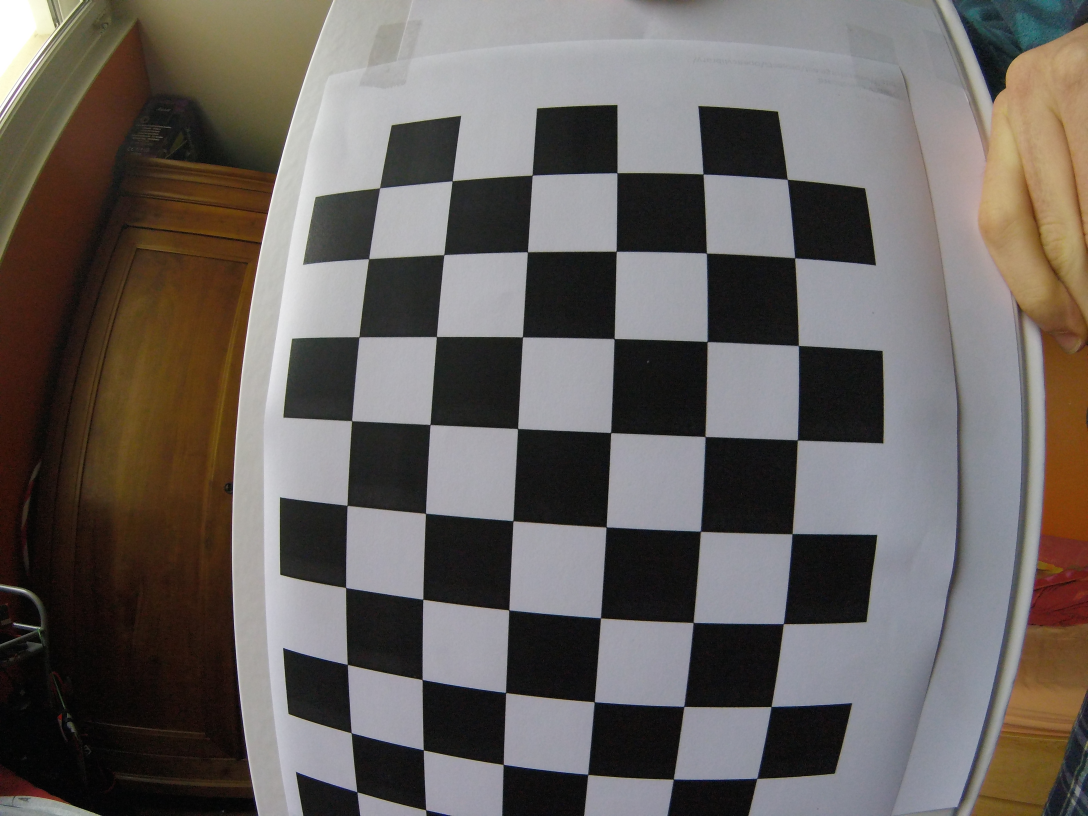
#> input picture camera_distortion_calibration/pic2.JPG, 3264 x 2448 px, given in place of image, which was not available (shown at 1/3 size)
$ python color-detection.py   (Python 2 division)
#> lines starting #> are read from the running program, lines starting #| are printed output that depends on the picture; pictures that were not available may be replaced by others from this repository, and a replacement may not be noted
import numpy as np
import cv2
from sklearn.cluster import MiniBatchKMeans

img = cv2.imread('path/to/image')
#> img is the input picture: shape (2448, 3264, 3); mean B, G, R 94.4, 98.2, 104.2

img = cv2.fastNlMeansDenoisingColored(img,None,10,10,7,21)
gray = cv2.GaussianBlur(img, (3, 3), 0)
gray = cv2.cvtColor(gray,cv2.COLOR_BGR2GRAY)
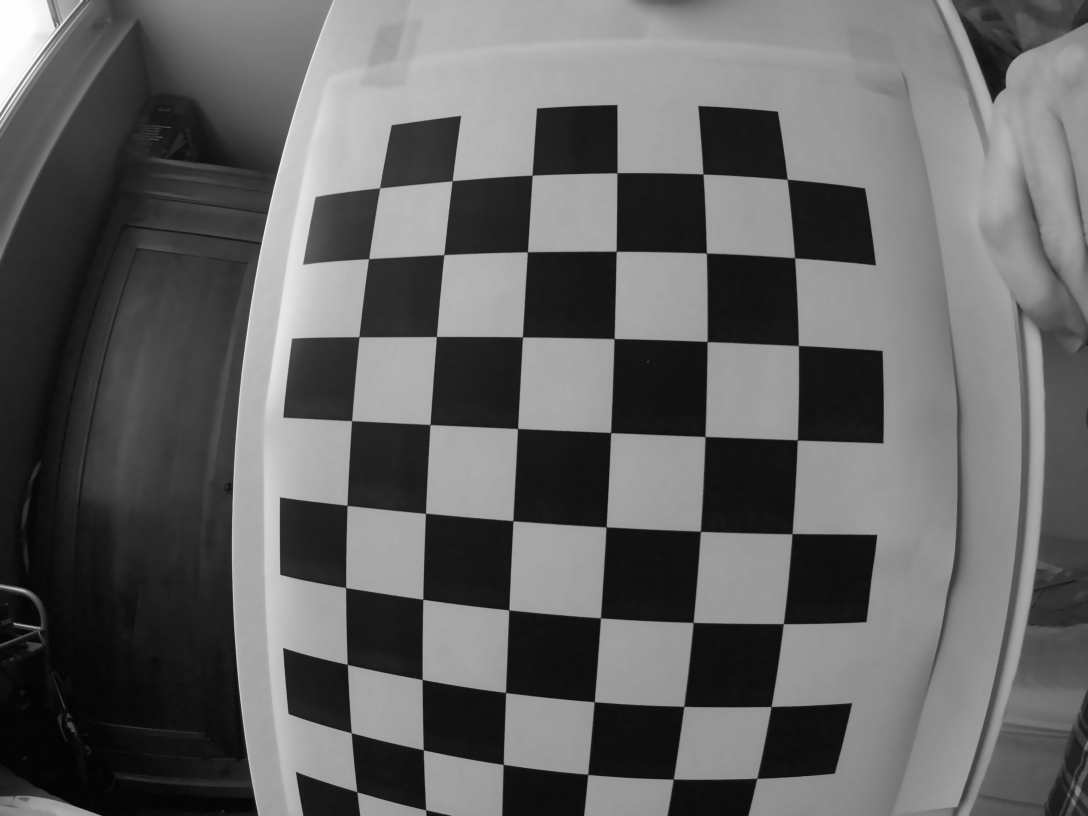
#> gray: shape (2448, 3264) (shown at 1/3 size); min 1, max 254, mean 99.3
gray = cv2.bilateralFilter(gray,9,75,75)

# il va falloir appliquer un treshold ici car il va y avoir les tiges reliées au moteur qui viendront perturber la fonction "goodFeaturesToTrack"...

corners = cv2.goodFeaturesToTrack(gray,25,0.01,10)
#> corners = 25 rows, first 8: [850, 1945], [841, 1493], [42, 1871], [889, 2317], [1056, 2201], [1266, 2038], [1041, 1992], [1269, 2248]
corners = np.int0(corners)

abscisses = [elt[0][0] for elt in corners.tolist()]
#> abscisses = 25 values, max 2352 at index 20, min 42 at index 2, mean 1313.5
ordonnees = [elt[0][1] for elt in corners.tolist()]
#> ordonnees = 25 values, max 2429 at index 10, min 316 at index 11, mean 1419.5

for i in corners:
    x,y = i.ravel()
    cv2.circle(img,(x,y),3,255,-1)
#> this loop made 25 passes
#> (x, y) on passes 1 to 12: (850, 1945), (841, 1493), (42, 1871), (889, 2317), (1056, 2201), (1266, 2038), (1041, 1992), (1269, 2248), (1070, 2374), (1381, 349), (1277, 2429), (1850, 316)

cv2.imshow("img", img)
cv2.waitKey(0)

print(min(ordonnees), max(ordonnees), min(abscisses), max(abscisses))
#| 316 2429 42 2352
crop = img[min(ordonnees):max(ordonnees),min(abscisses):max(abscisses)].copy()
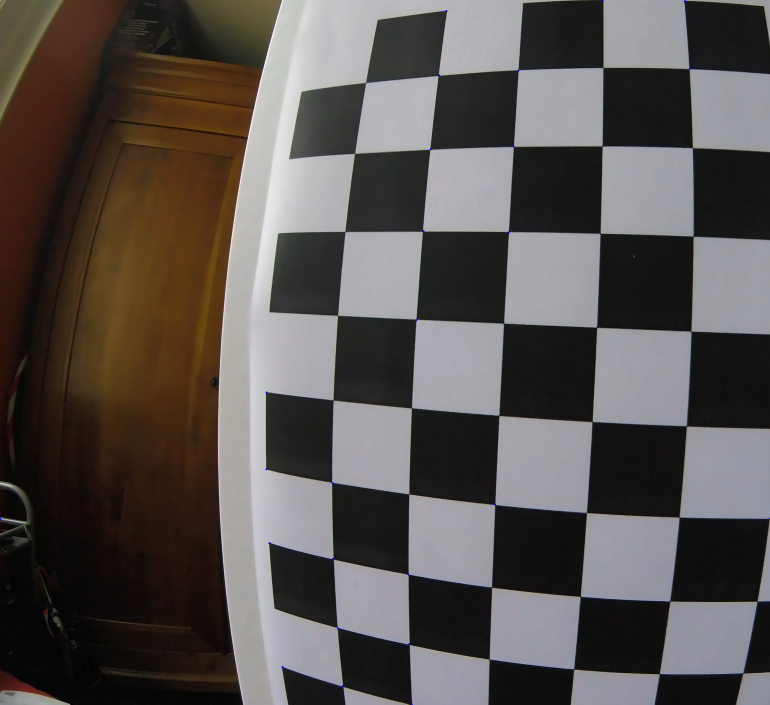
#> crop: shape (2113, 2310, 3) (shown at 1/3 size); mean B, G, R 80.3, 82.8, 88.3

#cv2.imwrite("crop.png", crop)
cv2.imshow("crop",crop)
cv2.waitKey(0)


# grab width and height of the cropped image
(h, w) = crop.shape[:2]
#> h = 2113; w = 2310
print(h, w)
#| 2113 2310

# convert the image from the RGB color space to the L*a*b*
# color space -- since we will be clustering using k-means
# which is based on the euclidean distance, we'll use the
# L*a*b* color space where the euclidean distance implies
# perceptual meaning
crop = cv2.cvtColor(crop, cv2.COLOR_BGR2LAB)
#> crop: shape (2113, 2310, 3); mean of channels 0, 1, 2 86.6, 130.4, 130.8

# reshape the image into a feature vector so that k-means
# can be applied
crop = crop.reshape((crop.shape[0] * crop.shape[1], 3))

# apply k-means using the specified number of clusters and
# then create the quantized image based on the predictions
clt = MiniBatchKMeans(n_clusters = 10)
labels = clt.fit_predict(crop)
quant = clt.cluster_centers_.astype("uint8")[labels]

# reshape the feature vectors to images
quant = quant.reshape((h, w, 3))
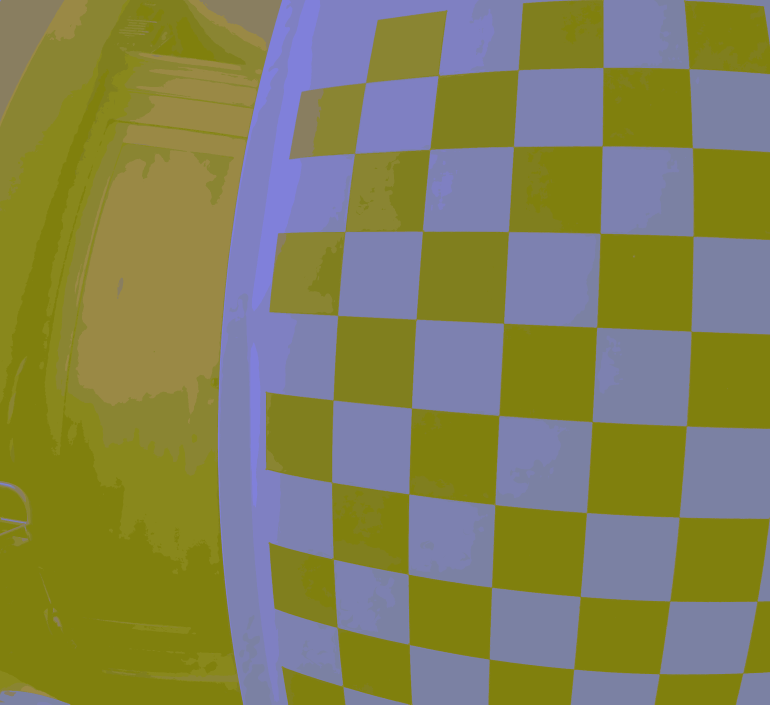
#> quant: shape (2113, 2310, 3) (shown at 1/3 size); mean of channels 0, 1, 2 86.1, 129.7, 130.2; drawn as B, G, R
crop = crop.reshape((h, w, 3))

# convert from L*a*b* to RGB
quant = cv2.cvtColor(quant, cv2.COLOR_LAB2BGR)
crop = cv2.cvtColor(crop, cv2.COLOR_LAB2BGR)

# display the images and wait for a keypress
cv2.imshow("color quantization", np.hstack([quant]))
cv2.waitKey(0)

# une image est une matrice numpy, donc si on veut reflechir avec un repere orthonorme, l'origine sera en haut a gauche

# renvoit la couleur au format BGR du pixel situe en (a,b)
a = int(input("a:"))
#> the answer given: 3
b = int(input("b:"))
#> the answer given: 3
print(quant[a,b])
#| [74 89 91]
